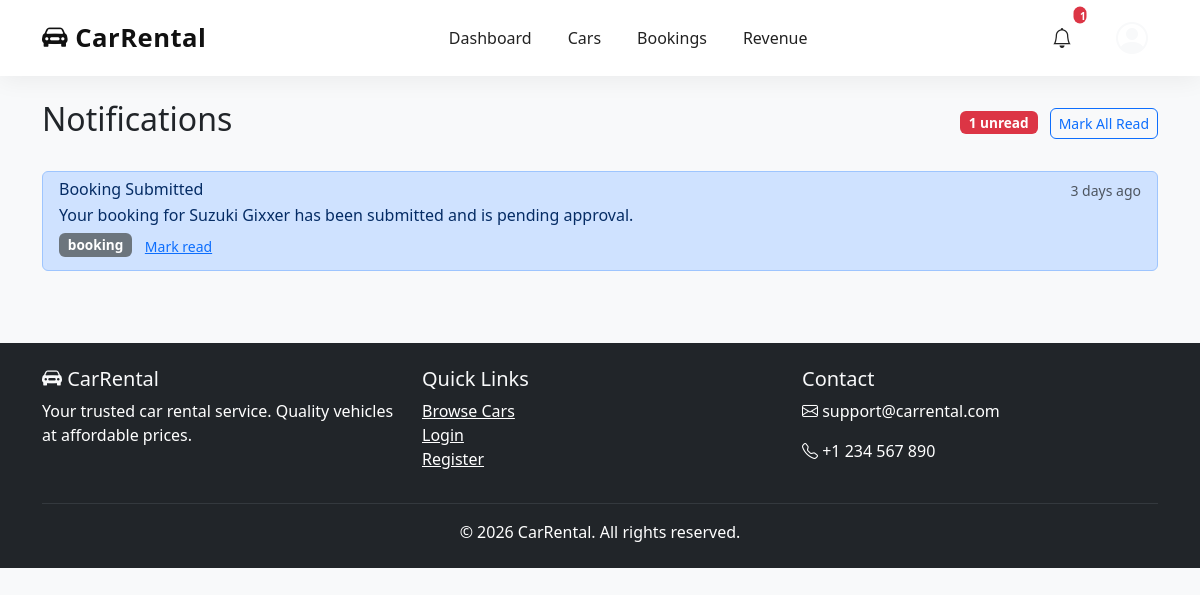
Page /notifications/ (signed in) on the earlier database version.
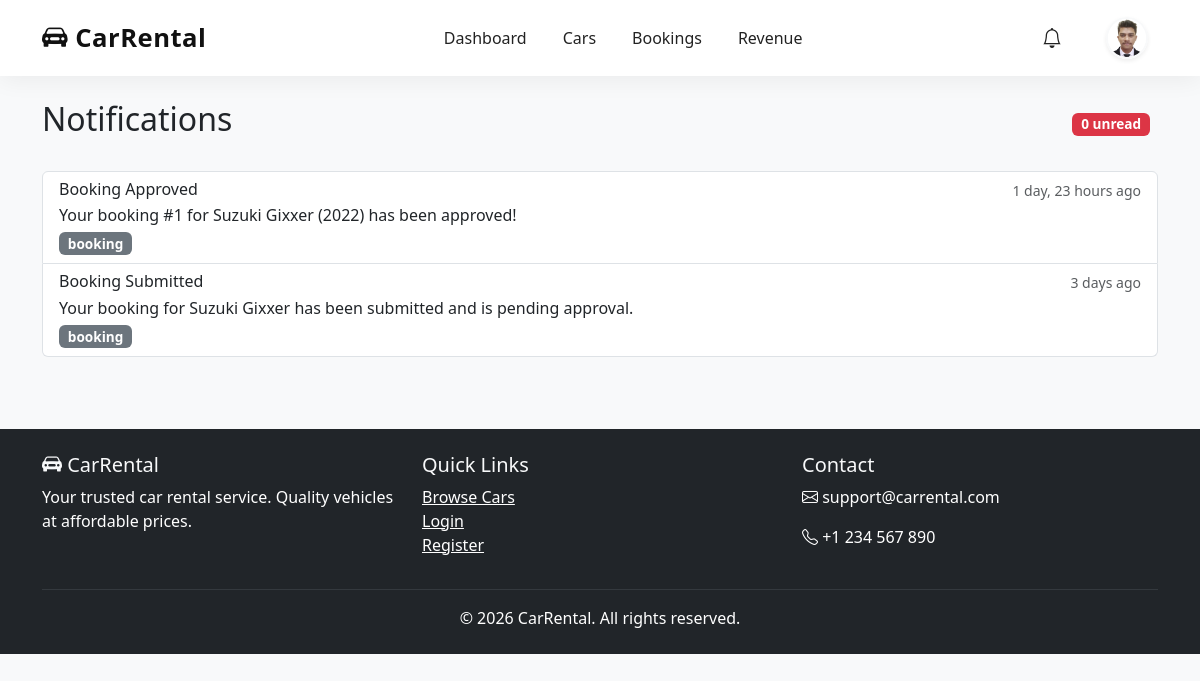
Same page on the later database version.
### notifications/models.py (models this page shows, shortened)
class Notification(models.Model):
    TYPE_CHOICES = [
        ('booking', 'Booking'),
        ('payment', 'Payment'),
        ('admin', 'Admin Message'),
    ]
    user = models.ForeignKey(User, on_delete=models.CASCADE, related_name='notifications')
    title = models.CharField(max_length=200)
    message = models.TextField()
    notification_type = models.CharField(max_length=20, choices=TYPE_CHOICES, default='booking')
    is_read = models.BooleanField(default=False)
    created_at = models.DateTimeField(auto_now_add=True)
    class Meta:
        ordering = ['-created_at']

### accounts/models.py (models this page shows, shortened)
class User(AbstractUser):
    email = models.EmailField(unique=True)
    phone = models.CharField(max_length=20, blank=True, null=True)
    is_blocked = models.BooleanField(default=False)
    USERNAME_FIELD = 'email'
    REQUIRED_FIELDS = ['username']

class Profile(models.Model):
    user = models.OneToOneField(User, on_delete=models.CASCADE, related_name='profile')
    profile_picture = models.ImageField(upload_to='profiles/', blank=True, null=True)
    driving_license = models.ImageField(upload_to='licenses/', blank=True, null=True)
    phone = models.CharField(max_length=20, blank=True, null=True)
    address = models.TextField(blank=True, null=True)
    city = models.CharField(max_length=100, blank=True, null=True)
    state = models.CharField(max_length=100, blank=True, null=True)
    zip_code = models.CharField(max_length=20, blank=True, null=True)
    saved_addresses = models.TextField(blank=True, null=True, help_text="Comma separated addresses")
    created_at = models.DateTimeField(auto_now_add=True)
    updated_at = models.DateTimeField(auto_now=True)

### notifications/views.py (the view)
# urls.py: path('', views.notification_list, name='notifications'),
@login_required
def notification_list(request):
    notifications = request.user.notifications.all().order_by('-id')
    unread_count = notifications.filter(is_read=False).count()
    if request.user.is_superuser:
        parent_template = 'admin.html'
    else:
        parent_template = 'base.html'
    return render(request, 'notifications/notification_list.html', {
        'notifications': notifications,
        'unread_count': unread_count,
        'parent_template': parent_template,
    })

### templates/notifications/notification_list.html (shortened to what this page needs)
{% extends parent_template %}
{% block content %}
<div class="container py-4">
    <div class="d-flex justify-content-between align-items-center mb-4">
        <h2>Notifications</h2>
        <div>
            <span class="badge bg-danger me-2">{{ unread_count }} unread</span>
            {% if unread_count > 0 %}
            <a href="{% url 'mark_all_read' %}" class="btn btn-sm btn-outline-primary">Mark All Read</a>
            {% endif %}
        </div>
    </div>
    <div class="list-group">
        {% for notification in notifications %}
        <div class="list-group-item list-group-item-action {% if not notification.is_read %}list-group-item-primary{% endif %}">
            <div class="d-flex w-100 justify-content-between">
                <h6 class="mb-1">{{ notification.title }}</h6>
                <small class="text-muted">{{ notification.created_at|timesince }} ago</small>
            </div>
            <p class="mb-1">{{ notification.message }}</p>
            <small>
                <span class="badge bg-secondary">{{ notification.notification_type }}</span>
                {% if not notification.is_read %}
                <a href="{% url 'mark_read' notification.id %}" class="btn btn-sm btn-link">Mark read</a>
                {% endif %}
            </small>
        </div>
        {% empty %}
        <div class="text-center py-5">
            <i class="bi bi-bell text-muted" style="font-size: 3rem;"></i>
            <p class="mt-3 text-muted">No notifications yet.</p>
        </div>
        {% endfor %}
    </div>
</div>
{% endblock %}

### templates/admin.html (shortened to what this page needs)
<!DOCTYPE html>
<html lang="en">
<head>
    <link href="https://cdn.jsdelivr.net/npm/bootstrap@5.3.2/dist/css/bootstrap.min.css" rel="stylesheet">
    <link rel="stylesheet" href="https://cdn.jsdelivr.net/npm/bootstrap-icons@1.11.1/font/bootstrap-icons.css">
    {% load static %}
    <link rel="stylesheet" href="{% static 'css/style.css' %}">
</head>
<body>
    <nav class="navbar navbar-expand-lg custom-navbar sticky-top">
    <div class="container">
        <a class="navbar-brand fw-bold" href="{% url 'dashboard_home' %}">
            <i class="bi bi-car-front-fill"></i> CarRental
        </a>
        <div class="collapse navbar-collapse" id="navbarNav">
            <ul class="navbar-nav mx-auto">
                <li class="nav-item">
                    <a class="nav-link nav-animate" href="{% url 'dashboard_home' %}">
                        Dashboard
                    </a>
                </li>
                <li class="nav-item">
                    <a class="nav-link nav-animate" href="{% url 'admin_cars' %}">
                        Cars
                    </a>
                </li>
                {% if user.is_authenticated %}
                <li class="nav-item">
                    <a class="nav-link nav-animate" href="{% url 'admin_bookings' %}">
                        Bookings
                    </a>
                </li>
                {% endif %}
                <li class="nav-item">
                    <a class="nav-link nav-animate" href="{% url 'revenue_dashboard' %}">
                        Revenue
                    </a>
                </li>
            </ul>
            <ul class="navbar-nav align-items-center">
                {% if user.is_authenticated %}
                <li class="nav-item dropdown me-3">
    <a class="nav-link position-relative"
    href="#"
    role="button"
    data-bs-toggle="dropdown">
        <i class="bi bi-bell fs-5"></i>
        {% if unread_count > 0 %}
            <span class="position-absolute top-0 start-100 translate-middle badge rounded-pill bg-danger notify-badge">
                {{ unread_count }}
            </span>
        {% endif %}
    </a>
</li>
                <li class="nav-item dropdown">
    <a class="nav-link dropdown-togglea border-0 p-0"
       href="#"
       data-bs-toggle="dropdown">
        {% if user.profile.profile_picture %}
            <img src="{{ user.profile.profile_picture.url }}"
                 alt="Profile"
                 width="42"
                 height="42"
                 class="rounded-circle object-fit-cover border border-2 border-light shadow-sm">
        {% else %}
            <i class="bi bi-person-circle fs-2 text-light"></i>
        {% endif %}
    </a>
</li>
                {% endif %}
            </ul>
        </div>
    </div>
</nav>
    {% block content %}{% endblock %}
    <footer class="bg-dark text-light py-4 mt-5">
        <div class="container">
            <div class="row">
                <div class="col-md-4">
                    <h5><i class="bi bi-car-front-fill"></i> CarRental</h5>
                    <p class="text-white">Your trusted car rental service. Quality vehicles at affordable prices.</p>
                </div>
                <div class="col-md-4">
                    <h5>Quick Links</h5>
                    <ul class="list-unstyled">
                        <li><a href="{% url 'car_list' %}" class="text-white important">Browse Cars</a></li>
                        <li><a href="{% url 'login' %}" class="text-white">Login</a></li>
                        <li><a href="{% url 'register' %}" class="text-white">Register</a></li>
                    </ul>
                </div>
                <div class="col-md-4">
                    <h5>Contact</h5>
                    <p class="text-white"><i class="bi bi-envelope"></i> support@carrental.com</p>
                    <p class="text-white"><i class="bi bi-telephone"></i> +1 234 567 890</p>
                </div>
            </div>
            <hr class="border-secondary">
            <p class="text-center text-white mb-0">&copy; 2026 CarRental. All rights reserved.</p>
        </div>
    </footer>
</body>
</html>

Differences in the rows shown:
now on this page (row edited): User: profile.profile_picture (picture)
added Notification: title "Booking Approved", created_at "1 day, 23 hours", message "Your booking #1 for Suzuki Gixxer (2022) has been approved!", notification_type "booking"
changed Notification "Booking Submitted": no longer shows "Mark read"
Other differences:
{{ unread_count }}: "1" → "0"
{{ unread_count }}: "1" → (not shown)
text no longer shown: "Mark All Read"
